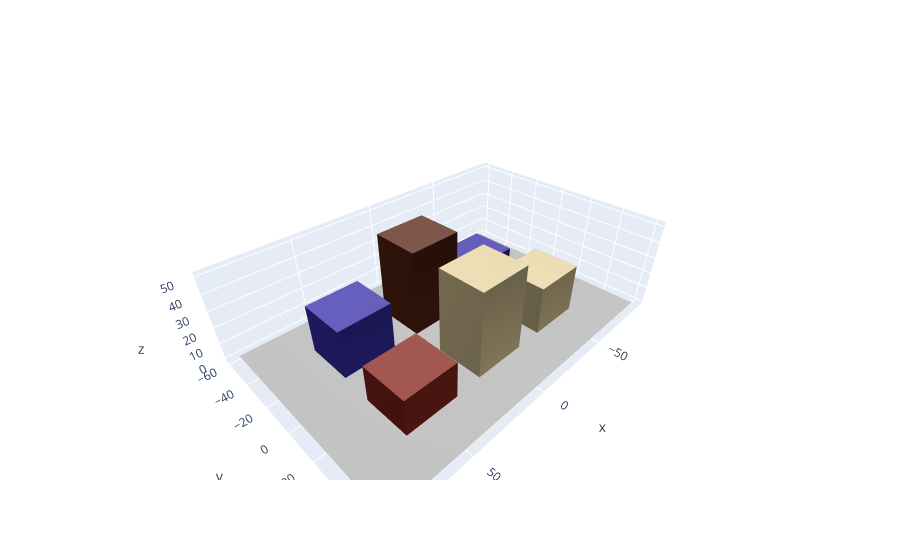

The notebook cell this image was saved under:
### Code cell
set_backend(
    "plotly"
)  # Our scene is simple, and Plotly is the best backend for online interactive plots :-)

file = get_sionna_scene("simple_street_canyon")
scene = Scene.load_xml(file)
scene.plot()
